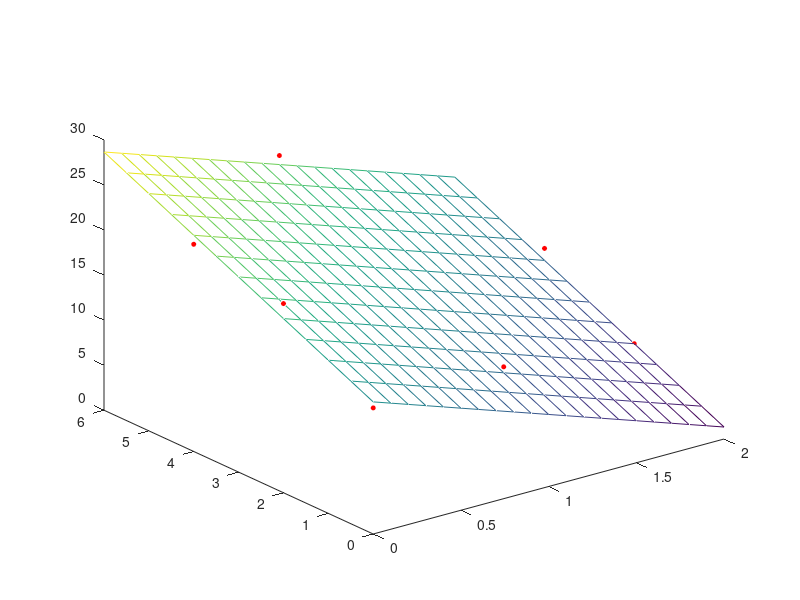

Recreate this plot in MATLAB.
clc;
clear all;
%modelo propuestp
E=[0,0,1,2,0,1,2,2,1];
T=[0,2,2,4,4,6,6,2,1];
P=[14,21,11,12,23,23,14,6,11];
A=[length(E),sum(E),sum(T);sum(E),sum(E.^2),sum(E.*T);sum(T),sum(E.*T),sum(T.^2)];
B=[sum(P);sum(P.*E);sum(P.*T)];

X=inv(A)*B;

a_0=X(1);
a_1=X(2);
a_2=X(3);

p=@(e,t)a_0+a_1*e+a_2*t;

%para estimar EN EL PUNTO (1,4

temperatura=p(25,170);

%graficando funcion de dos variables
%PASO 1 NO OLVIDAR, GRAFICACION EL FENOMENO
plot3(E,T,P,'o','MarkerSize',3,'MarkerFaceColor','r','MarkerEdgeColor','r');
%dibujando el modelo
hold on
%generar los intervalos en ejes de x y y
x=min(E):0.1:max(E);
y=min(T):0.5:max(T);
[Ed,Ta]=meshgrid(x,y);
Pe=p(Ed,Ta);
mesh(Ed,Ta,Pe); %o utilizar surf o mesh
%colocar xlabel
%colocar titulo